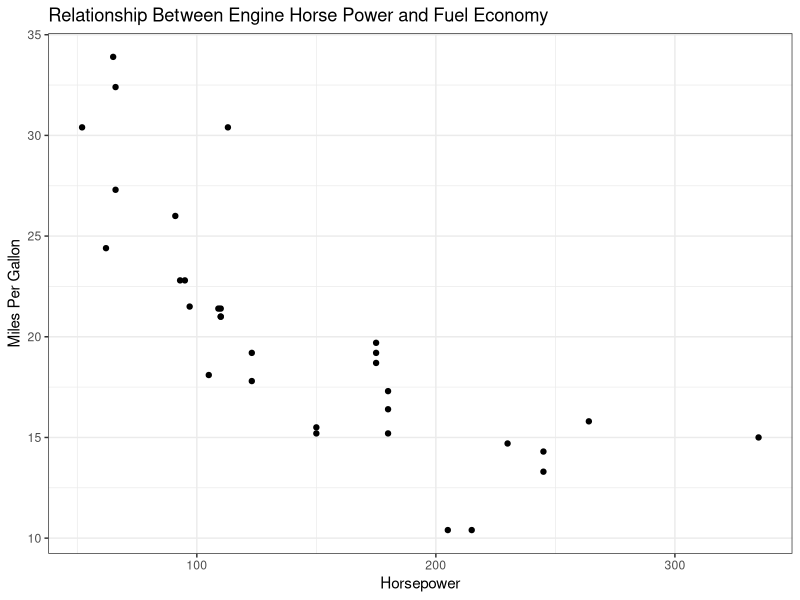
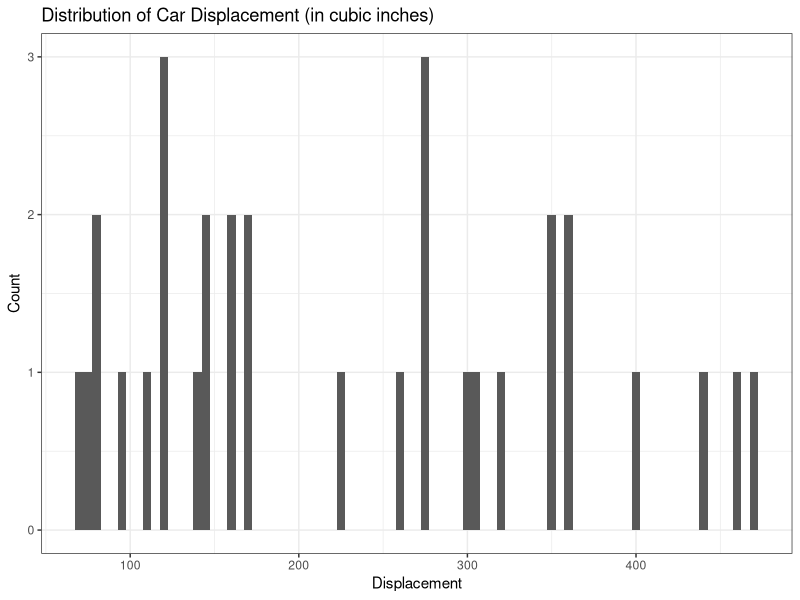
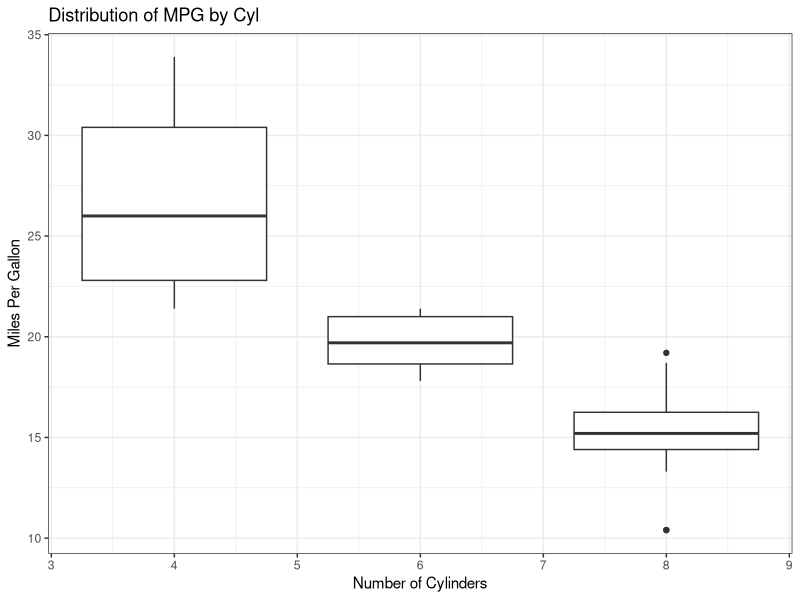

Write the R code that produced these figures, in order.
## ---- chunk 1
library(tidyverse)
## ---- chunk 2
mtcars %>% 
  ggplot(aes(x = hp, y = mpg)) +
  geom_point() +
  labs(x = "Horsepower", y = "Miles Per Gallon", title = "Relationship Between Engine Horse Power and Fuel Economy") +
  theme_bw()
## ---- chunk 3
mtcars %>% 
  ggplot(aes(x = disp)) + 
  geom_histogram(binwidth = 5) + 
  labs(title = "Distribution of Car Displacement (in cubic inches)", x = "Displacement", y = "Count") +
  theme_bw() 
## ---- chunk 4
mtcars %>% 
  ggplot(aes(x = cyl, y = mpg)) +
  geom_boxplot(aes(group = cyl)) +
  labs(x = "Number of Cylinders", y = "Miles Per Gallon", title = "Distribution of MPG by Cyl") +
  theme_bw()
